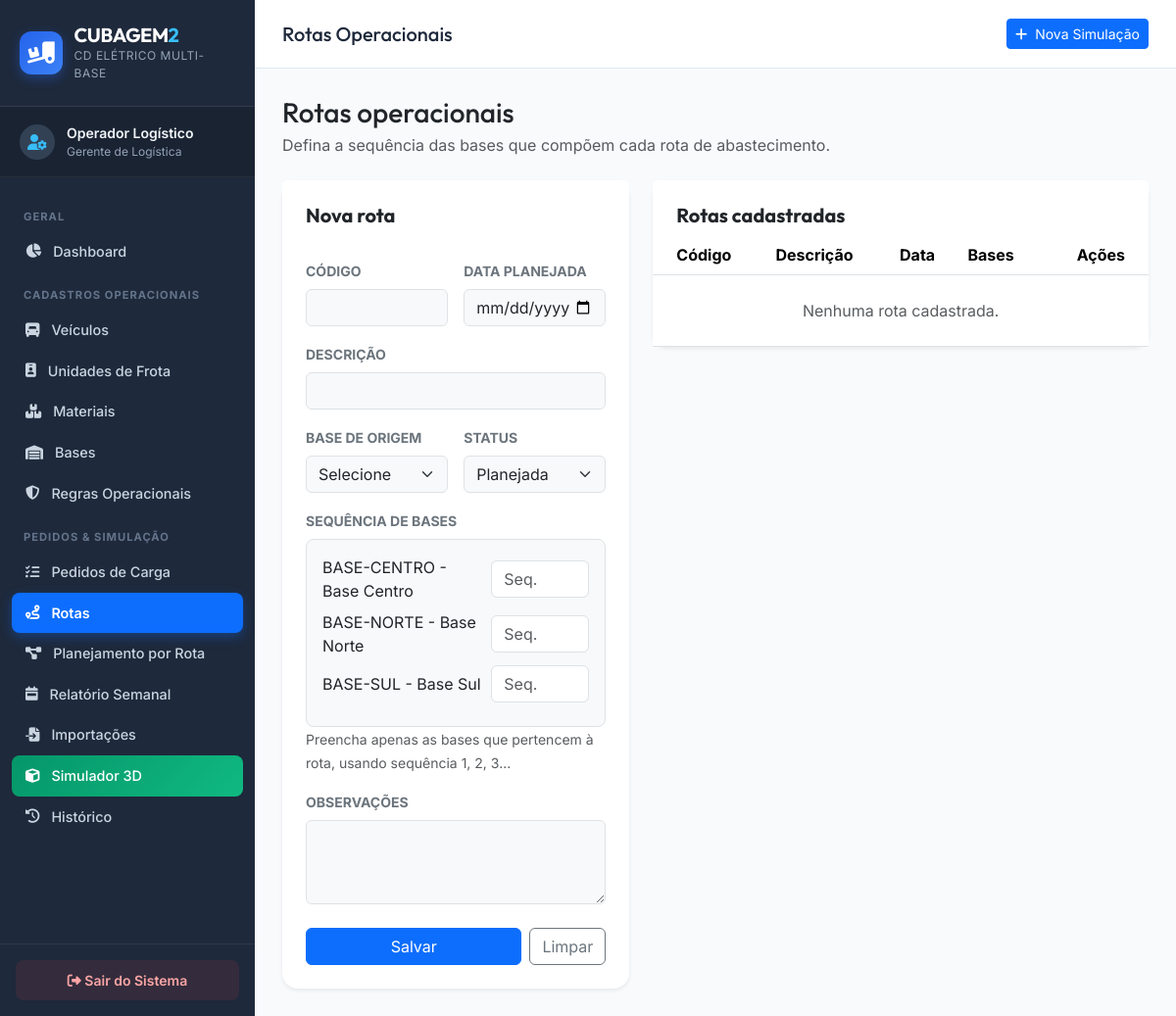
Before: /pages/rotas.php with the older database file.
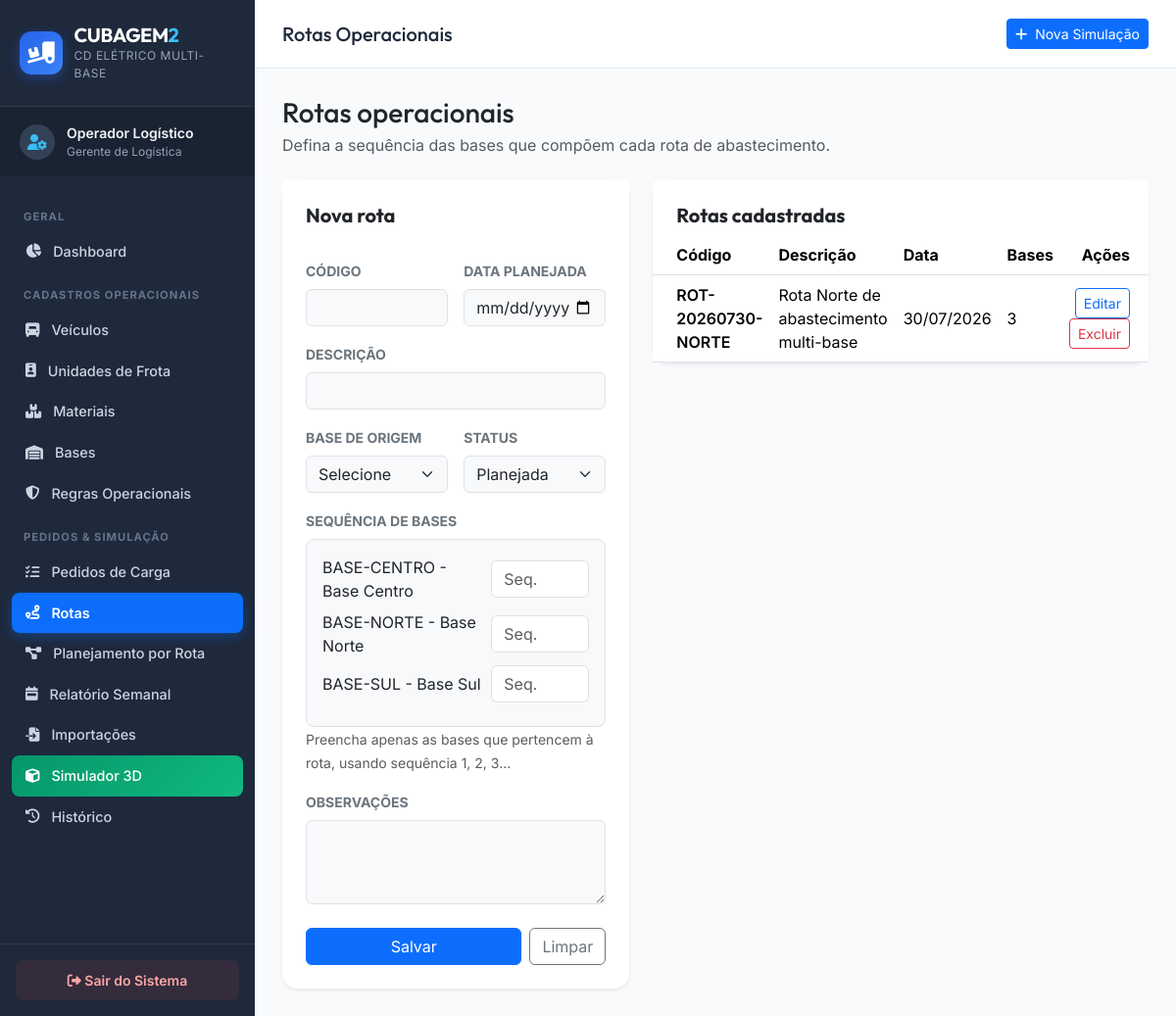
After: the same page with the newer database file.
### tables this page shows
CREATE TABLE bases_operacionais (
  id INTEGER PRIMARY KEY AUTOINCREMENT,
  codigo TEXT NOT NULL UNIQUE,
  nome TEXT NOT NULL,
  endereco TEXT NULL,
  ordem_padrao INTEGER DEFAULT 1,
  observacoes TEXT NULL,
  created_at DATETIME DEFAULT CURRENT_TIMESTAMP,
  updated_at DATETIME DEFAULT CURRENT_TIMESTAMP
);

CREATE TABLE rotas (
  id INTEGER PRIMARY KEY AUTOINCREMENT,
  codigo TEXT NOT NULL UNIQUE,
  descricao TEXT NOT NULL,
  data_planejada DATE NULL,
  origem_base_id INTEGER NULL,
  status TEXT DEFAULT 'planejada',
  observacoes TEXT NULL,
  created_at DATETIME DEFAULT CURRENT_TIMESTAMP,
  updated_at DATETIME DEFAULT CURRENT_TIMESTAMP,
  FOREIGN KEY (origem_base_id) REFERENCES bases_operacionais(id) ON DELETE SET NULL
);

### models/BaseOperacional.php (called while the page is built, shortened)
<?php
require_once __DIR__ . '/../config/conexao.php';
class BaseOperacional {
    private PDO $pdo;
    public function __construct() {
        global $pdo;
        $this->pdo = $pdo;
    }
    public function listarTodas(): array {
        $stmt = $this->pdo->query('SELECT * FROM bases_operacionais ORDER BY ordem_padrao ASC, nome ASC');
        return $stmt->fetchAll();
    }
}

### controllers/RotaController.php (called while the page is built, shortened)
<?php
require_once __DIR__ . '/../models/Rota.php';
class RotaController {
    private Rota $model;
    public function __construct() {
        $this->model = new Rota();
    }
    public function listar(): array {
        return $this->model->listarTodas();
    }
}

### models/Rota.php (called while the page is built, shortened)
<?php
require_once __DIR__ . '/../config/conexao.php';
class Rota {
    private PDO $pdo;
    public function __construct() {
        global $pdo;
        $this->pdo = $pdo;
    }
    public function listarTodas(): array {
        $stmt = $this->pdo->query(
            'SELECT r.*, bo.nome AS origem_base_nome,
                    (SELECT COUNT(*) FROM rota_bases rb WHERE rb.rota_id = r.id) AS total_bases
             FROM rotas r
             LEFT JOIN bases_operacionais bo ON bo.id = r.origem_base_id
             ORDER BY CASE WHEN r.data_planejada IS NULL THEN 1 ELSE 0 END ASC, r.data_planejada ASC, r.codigo ASC'
        );
        return $stmt->fetchAll();
    }
}

### pages/rotas.php (the view, shortened to what the changed rows need)
<?php
require_once __DIR__ . '/../controllers/RotaController.php';
require_once __DIR__ . '/../models/BaseOperacional.php';
require_once __DIR__ . '/../includes/header.php';
require_once __DIR__ . '/../includes/menu.php';
$controller = new RotaController();
$baseModel = new BaseOperacional();
$rotas = $controller->listar();
$bases = $baseModel->listarTodas();
$basesSelecionadas = [];
?>
<div class="container-fluid p-0">
    <div class="d-flex justify-content-between align-items-center mb-4">
        <div>
            <h2 class="h3 mb-1 text-dark">Rotas operacionais</h2>
        </div>
    </div>
    <div class="row g-4">
        <div class="col-lg-5">
            <div class="card border-0 shadow-sm rounded-4">
                <div class="card-body p-4">
                    <form method="post">
                        <div class="row g-3">
                            <div class="col-12">
                                <div class="border rounded-3 p-3 bg-light">
                                    <?php foreach ($bases as $base): ?>
                                        <div class="d-flex align-items-center gap-2 mb-2">
                                            <div class="flex-grow-1"><?= htmlspecialchars($base['codigo']) ?> - <?= htmlspecialchars($base['nome']) ?></div>
                                            <input type="number" min="0" class="form-control bg-white" name="base_seq[<?= (int) $base['id'] ?>]" value="<?= htmlspecialchars((string) ($basesSelecionadas[(int) $base['id']] ?? '')) ?>" placeholder="Seq." style="max-width: 100px;">
                                        </div>
                                    <?php endforeach; ?>
                                </div>
                            </div>
                        </div>
                    </form>
                </div>
            </div>
        </div>
        <div class="col-lg-7">
            <div class="card border-0 shadow-sm rounded-4">
                <div class="card-body p-0">
                    <div class="table-responsive">
                        <table class="table table-hover align-middle mb-0">
                            <thead class="bg-light">
                                <tr>
                                    <th class="ps-4">Código</th>
                                    <th>Descrição</th>
                                    <th>Data</th>
                                    <th>Bases</th>
                                    <th class="pe-4 text-end">Ações</th>
                                </tr>
                            </thead>
                            <tbody>
                                <?php if (empty($rotas)): ?>
                                    <tr><td colspan="5" class="text-center py-4 text-muted">Nenhuma rota cadastrada.</td></tr>
                                <?php else: ?>
                                    <?php foreach ($rotas as $rota): ?>
                                        <tr>
                                            <td class="ps-4 fw-semibold"><?= htmlspecialchars($rota['codigo']) ?></td>
                                            <td><?= htmlspecialchars($rota['descricao']) ?></td>
                                            <td><?= $rota['data_planejada'] ? date('d/m/Y', strtotime($rota['data_planejada'])) : '-' ?></td>
                                            <td><?= (int) $rota['total_bases'] ?></td>
                                            <td class="pe-4 text-end">
                                                <a href="rotas.php?edit=<?= (int) $rota['id'] ?>" class="btn btn-sm btn-outline-primary">Editar</a>
                                                <a href="rotas.php?delete=<?= (int) $rota['id'] ?>" class="btn btn-sm btn-outline-danger" onclick="return confirm('Remover esta rota?')">Excluir</a>
                                            </td>
                                        </tr>
                                    <?php endforeach; ?>
                                <?php endif; ?>
                            </tbody>
                        </table>
                    </div>
                </div>
            </div>
        </div>
    </div>
</div>
<?php require_once __DIR__ . '/../includes/footer.php'; ?>

Changed rows visible on the page:
added rotas: codigo "ROT-20260730-NORTE", descricao "Rota Norte de abastecimento multi-base", data_planejada "30/07/2026", total_bases "3"
Other visible differences:
text no longer shown: "Nenhuma rota cadastrada."
